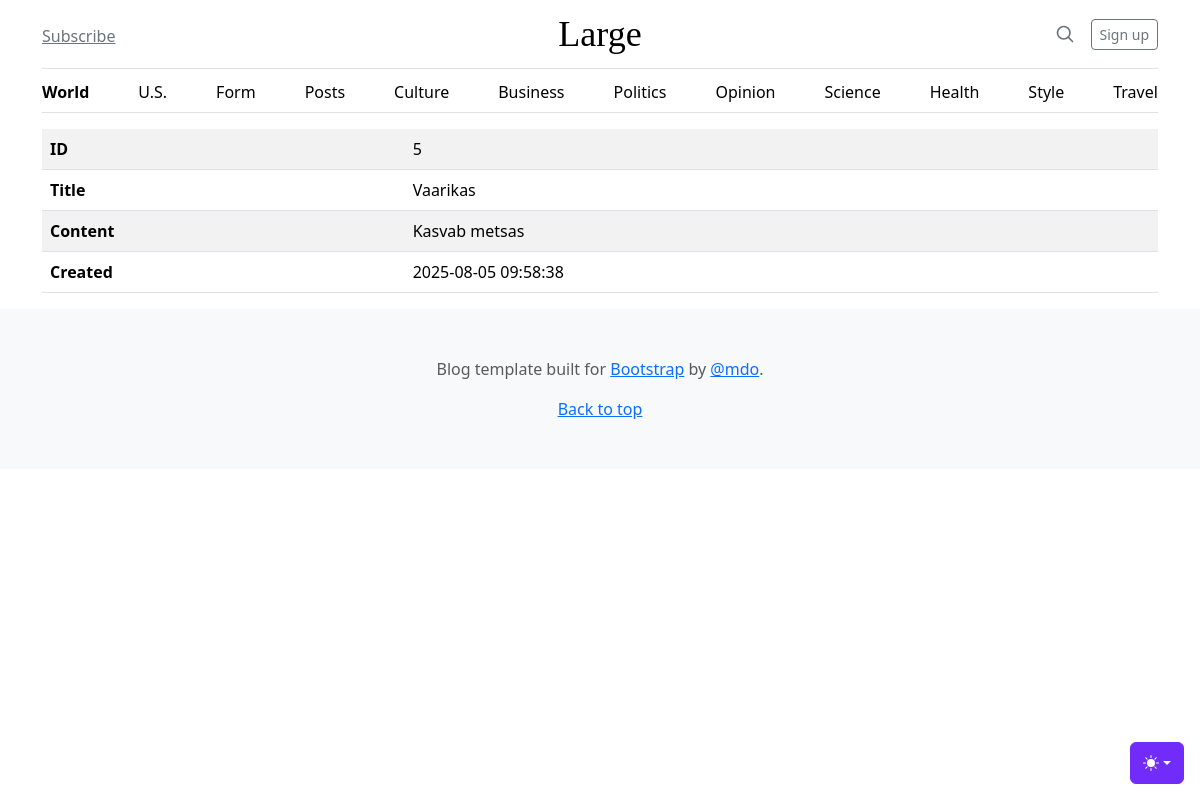
/admin/posts/view?id=5, run on the app's committed database.
### tables this page shows
CREATE TABLE posts
(
    id      integer
        constraint posts_pk
            primary key autoincrement,
    title   text not null,
    body    text not null,
    created datetime
);

### src/Controllers/PostsController.php (called while the page is built, shortened)
<?php
class PostsController {
    public function view() {
        $post = Post::find($_GET['id']);
        include __DIR__ . '/../../views/posts/view.php';
    }
}

### src/DB.php (called while the page is built, shortened)
<?php
class DB {
    private $conn;
    public function __construct() {
        try {
        $this->conn = new PDO("sqlite:db.sqlite");
        $this->conn->setAttribute(PDO::ATTR_ERRMODE, PDO::ERRMODE_EXCEPTION);
        } catch(PDOException $e) {
        echo "Ühendus puudub: " . $e->getMessage();
        }
    }
    public function find($table, $class, $id) {
        $stmt = $this->conn->prepare("SELECT * FROM $table WHERE id =$id");
        $stmt->execute();
        $stmt->setFetchMode(PDO::FETCH_CLASS, $class);
        return $stmt->fetch();
    }
    }

### src/Models/Model.php (called while the page is built, shortened)
<?php
abstract class Model {
   protected static $table;
    public static function find($id) {
        $db = new \App\DB();
        return $db->find(static::$table, static::class, $id);
    }
}

### src/Models/Post.php (called while the page is built, shortened)
<?php
class Post extends Model {
    public $created;
    public function createdDate() {
        return new DateTime($this->created);
    }
}

### views/posts/view.php (the view)
<?php include 'views/partials/header.php' ?>
<main class="container">
   <table class="table table-striped table-hover">
       <tbody>
           <tr>
               <th>ID</th>
               <td><?=$post->id ?></td>
           </tr>
           <tr>
               <th>Title</th>
               <td><?=$post->title ?></td>
           </tr>
           <tr>
               <th>Content</th>
               <td><?=$post->body ?></td>
           </tr>
           <tr>
               <th>Created</th>
               <td><?=$post->createdDate()->format('Y-m-d H:i:s')?></td>
           </tr>
       </tbody>
   </table>
</main>
<?php include 'views/partials/footer.php' ?>

### data on the page
posts: id "5", title "Vaarikas", body "Kasvab metsas", created "2025-08-05 09:58:38"
